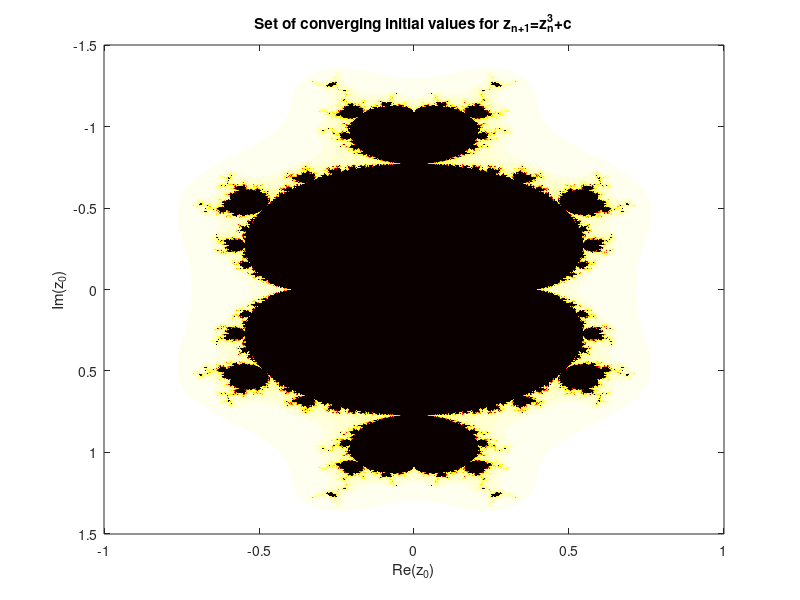
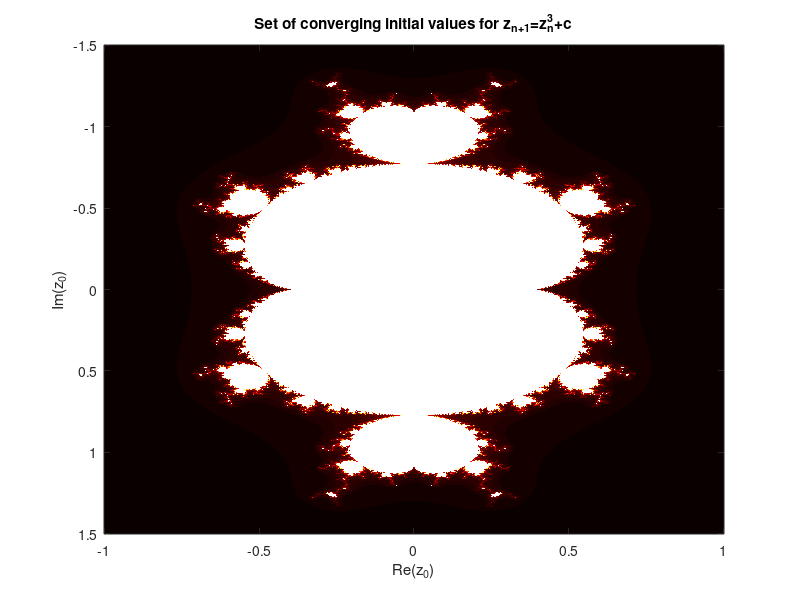

Write MATLAB code to recreate these figures, in order.
%% MandelDraw -- Creating a Set
%% Initializing
n = 100; %the number of iterations of testing for divergence
grid = 1000; %the number of points between the limits (size of grid)
xlims = [-1 ,1]; %The limits of he x axis
ylims = [-1.5,1.5]; %The limits of the y axis
x = linspace(xlims(1),xlims(2),grid); %The x values
y = linspace(ylims(1),ylims(2),grid); %The y values
[xMesh,yMesh] = meshgrid(x,y); %Creating a mesh for x and y for 2D plotting
c = xMesh + yMesh*1i; %Initializing all the initial values and setting the x axis to real and y to complex
z = c; %Because z(0) = c
convCount = ones(grid,grid); %Initializing a matrix to count how many times the solution converges
Zsum = zeros(grid,grid);
%% Creating the Matrix of Values
for i = 0:n 
   z = z.^3 + c; %Z(n+1)
   Zsum = Zsum+z; %Zsum was used to test the threshold (maximum value before divergence) 
   %I found that at low n, the abolute value of convergin numbers was alway
   %below 2 even if the max value was set to 5 or 10.
   conv = abs(z) < 2; %Creating a matrix of where the valus will converge
   convCount = convCount + conv; %Increase each adress of convCount by one for each convering value
end

figure(1) %Initialixe Figue 1
imagesc(x,y,convCount); %Creates an graphic with scaled colours based on convCount
colormap(flipud(hot())); %Changing the colour scheme for aesthetics
title('Set of converging initial values for z_{n+1}=z^{3}_{n}+c');
xlabel('Re(z_{0})');
ylabel('Im(z_{0})');

figure(2)
imagesc(x,y,convCount);
colormap(hot());
title('Set of converging initial values for z_{n+1}=z^{3}_{n}+c');
xlabel('Re(z_{0})');
ylabel('Im(z_{0})');
%{
figure(3)
imagesc(x,y,convCount);
colormap(jet());
title('Set of converging initial values for z_{n+1}=z^{2}_{n}-0.83+0.2i');
xlabel('Re(z_{0})');
ylabel('Im(z_{0})');
figure(4)
imagesc(x,y,convCount);
colormap(cool());
title('Set of converging initial values for z_{n+1}=z^{2}_{n}-0.83+0.2i');
xlabel('Re(z_{0})');
ylabel('Im(z_{0})');
%}